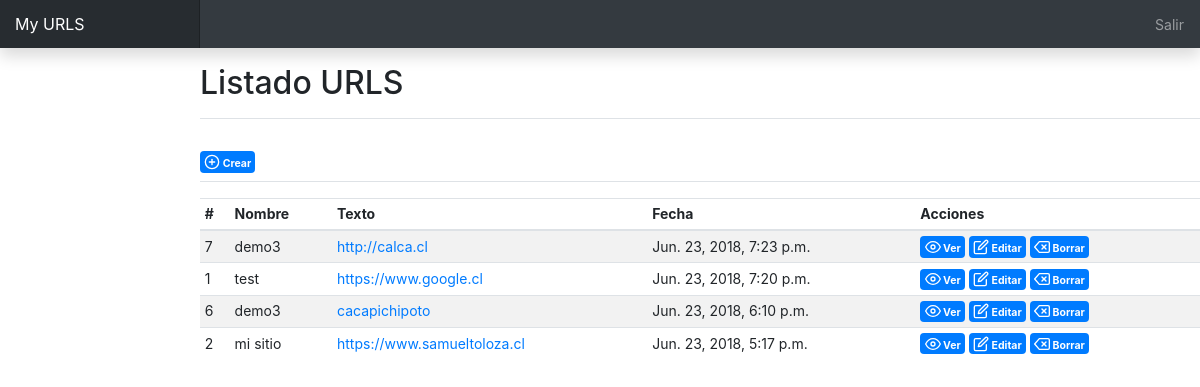
Screenshot of / (signed in) with the database file from the repository.
### myurl/models.py (models this page shows, shortened)
class MyURL(models.Model):
    owner = models.ForeignKey(User, on_delete= models.CASCADE)
    name = models.CharField(max_length=100)
    text = models.CharField(max_length=200)
    active = models.BooleanField(default=True)
    created = models.DateTimeField(auto_now=True)
    class Meta:
        ordering = ["-created"]

### myurl/views.py (the view)
# urls.py: path('', login_required(MyUrlList.as_view()),name='myurl-list'),
class MyUrlList(ListView):
    def get_queryset(self):
        return MyURL.objects.filter(owner= self.request.user, active= True)

### myurl/templates/myurl/myurl_list.html
{% extends "base.html" %}
{% block content %}
          <div class="d-flex justify-content-between flex-wrap flex-md-nowrap align-items-center pt-3 pb-2 mb-3 border-bottom">
            <h1 class="h2">Listado URLS</h1>
          </div>
          <div class="d-flex justify-content-between flex-wrap flex-md-nowrap align-items-center pt-3 pb-2 mb-3 border-bottom">
            <a href="{% url 'myurl-add' %}" class="badge badge-primary"><span data-feather="plus-circle"></span> Crear</a>
          </div>
          <div class="table-responsive">
            <table class="table table-striped table-sm">
              <thead>
                <tr>
                  <th>#</th>
                  <th>Nombre</th>
                  <th>Texto</th>
                  <th>Fecha</th>
                  <th>Acciones</th>
                </tr>
              </thead>
              <tbody>
              {% for listado in object_list %}
              <tr>
                  <td> {{ listado.id }}</td>
                  <td>{{ listado.name }}</td>
                  <td><a href="{{ listado.text }}"> {{ listado.text }}</a></td>
                  <td>{{ listado.created }}</td>
                  <td>
                      <a class="badge badge-primary" href="{{ listado.text }}"><span data-feather="eye"></span> Ver</a>
                      <a class="badge badge-primary" href="{% url 'myurl-update' listado.id %}"><span data-feather="edit"></span> Editar</a>
                      <a class="badge badge-primary" href="{% url 'myurl-delete' listado.id %}"><span data-feather="delete"></span> Borrar</a>
                  </td>
                </tr>
              {% endfor %}
              </tbody>
            </table>
          </div>
{% endblock %}

### templates/base.html (shortened to what this page needs)
{% load static %}
<!doctype html>
<html lang="es">
<head>
    <link rel="stylesheet" href="https://stackpath.bootstrapcdn.com/bootstrap/4.1.1/css/bootstrap.min.css">
    <link rel="stylesheet" href="{% static "css/base.css" %}">
</head>
<body>
    <nav class="navbar navbar-dark fixed-top bg-dark flex-md-nowrap p-0 shadow">
      <a class="navbar-brand col-sm-3 col-md-2 mr-0" href="#">My URLS</a>
      <ul class="navbar-nav px-3">
        <li class="nav-item text-nowrap">
          <a class="nav-link" href="{% url 'logout' %}?next=/">Salir</a>
        </li>
      </ul>
    </nav>
    <div class="container-fluid">
      <div class="row">
        <main role="main" class="col-md-auto ml-sm-auto col-lg-10 px-0">
                {% block content %}
                {% endblock %}
        </main>
      </div>
    </div>
</body>
</html>

### static/css/base.css (style rules this page uses)
body { font-size: .875rem; }
.feather { width: 16px; height: 16px; vertical-align: text-bottom; }
[role="main"] { padding-top: 48px; }
.navbar-brand { padding-top: .75rem; padding-bottom: .75rem; font-size: 1rem; background-color: rgba(0, 0, 0, .25); box-shadow: inset -1px 0 0 rgba(0, 0, 0, .25); }
.border-bottom { border-bottom: 1px solid #e5e5e5; }

### rows the page displays
MyURL: id "7", name "demo3", text "http://calca.cl", created "Jun. 23, 2018, 7:23 p.m."
MyURL: id "1", name "test", text "https://www.google.cl", created "Jun. 23, 2018, 7:20 p.m."
MyURL: id "6", name "demo3", text "cacapichipoto", created "Jun. 23, 2018, 6:10 p.m."
MyURL: id "2", name "mi sitio", text "https://www.samueltoloza.cl", created "Jun. 23, 2018, 5:17 p.m."
